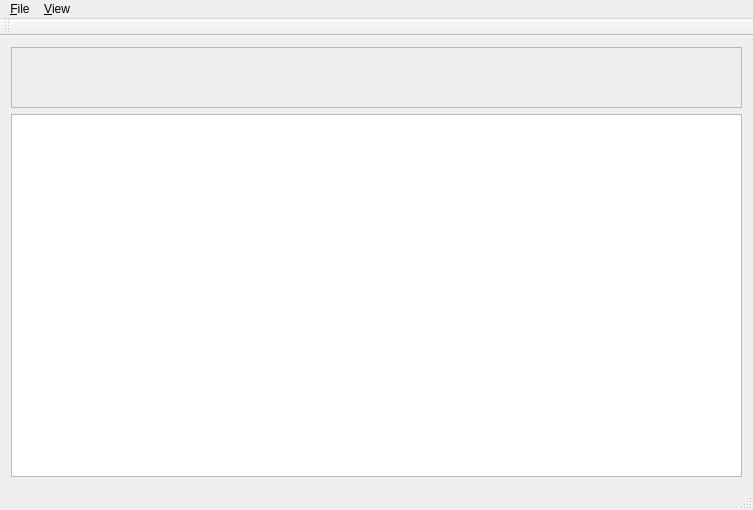
<?xml version="1.0" encoding="UTF-8"?>
<ui version="4.0">
 <class>wndMain</class>
 <widget class="QMainWindow" name="wndMain">
  <property name="geometry">
   <rect>
    <x>0</x>
    <y>0</y>
    <width>753</width>
    <height>510</height>
   </rect>
  </property>
  <property name="windowTitle">
   <string>Board assembly tool</string>
  </property>
  <widget class="QWidget" name="centralWidget">
   <layout class="QVBoxLayout" name="verticalLayout">
    <item>
     <widget class="QFrame" name="frame">
      <property name="frameShape">
       <enum>QFrame::StyledPanel</enum>
      </property>
      <property name="frameShadow">
       <enum>QFrame::Raised</enum>
      </property>
      <layout class="QVBoxLayout" name="verticalLayout_2">
       <item>
        <widget class="QLabel" name="label">
         <property name="font">
          <font>
           <pointsize>24</pointsize>
          </font>
         </property>
         <property name="text">
          <string/>
         </property>
         <property name="alignment">
          <set>Qt::AlignCenter</set>
         </property>
        </widget>
       </item>
      </layout>
     </widget>
    </item>
    <item>
     <widget class="Viewer" name="graphicsView"/>
    </item>
   </layout>
  </widget>
  <widget class="QToolBar" name="mainToolBar">
   <attribute name="toolBarArea">
    <enum>TopToolBarArea</enum>
   </attribute>
   <attribute name="toolBarBreak">
    <bool>false</bool>
   </attribute>
  </widget>
  <widget class="QStatusBar" name="statusBar"/>
  <widget class="QMenuBar" name="menuBar">
   <property name="geometry">
    <rect>
     <x>0</x>
     <y>0</y>
     <width>753</width>
     <height>26</height>
    </rect>
   </property>
   <widget class="QMenu" name="menu_File">
    <property name="title">
     <string>&amp;File</string>
    </property>
    <addaction name="actionOpen_Board"/>
    <addaction name="actionOpen_BoM"/>
    <addaction name="separator"/>
    <addaction name="action_Reset_new_project"/>
    <addaction name="actionLoad_project"/>
    <addaction name="actionSave_Project"/>
    <addaction name="separator"/>
    <addaction name="action_Quit"/>
   </widget>
   <widget class="QMenu" name="menu_View">
    <property name="title">
     <string>&amp;View</string>
    </property>
    <addaction name="actionZoom_to_fit"/>
   </widget>
   <addaction name="menu_File"/>
   <addaction name="menu_View"/>
  </widget>
  <action name="actionSave_Project">
   <property name="text">
    <string>Save Project</string>
   </property>
  </action>
  <action name="action_Reset_new_project">
   <property name="text">
    <string>&amp;Reset (new project)</string>
   </property>
  </action>
  <action name="action_Quit">
   <property name="text">
    <string>&amp;Quit</string>
   </property>
  </action>
  <action name="actionLoad_project">
   <property name="text">
    <string>Load project...</string>
   </property>
  </action>
  <action name="actionOpen_BoM">
   <property name="text">
    <string>Open BoM...</string>
   </property>
  </action>
  <action name="actionOpen_Board">
   <property name="text">
    <string>Open Board...</string>
   </property>
  </action>
  <action name="actionZoom_to_fit">
   <property name="text">
    <string>Zoom to fit</string>
   </property>
   <property name="shortcut">
    <string>Alt+F2</string>
   </property>
  </action>
 </widget>
 <layoutdefault spacing="6" margin="11"/>
 <customwidgets>
  <customwidget>
   <class>Viewer</class>
   <extends>QGraphicsView</extends>
   <header>viewer.h</header>
  </customwidget>
 </customwidgets>
 <resources/>
 <connections/>
</ui>
